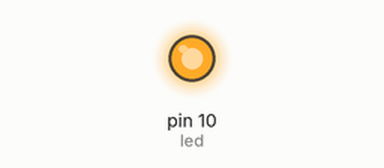
This sketch was run on a simulated Arduino Uno, built with avr-gcc and run on an emulated ATmega328P. Shown: output pins drawn as LEDs (lit = HIGH).

Above: at 1.0 s.
At 3.0 s:
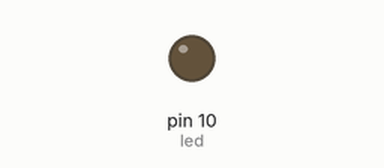
Timing chart, 0 to 5.2 s (numbered marks = the images above):
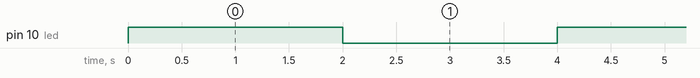

The sketch:

Aula-03.ino
```cpp
int led=10;

void setup() {
  pinMode(led,OUTPUT);
}

void loop() {
  digitalWrite(led,HIGH);
  delay(2000);
  digitalWrite(led,LOW);
  delay(2000);
}
```

Measured:
- by itself, pin 10 (led): alternates HIGH for 2.0 s and LOW for 2.0 s
